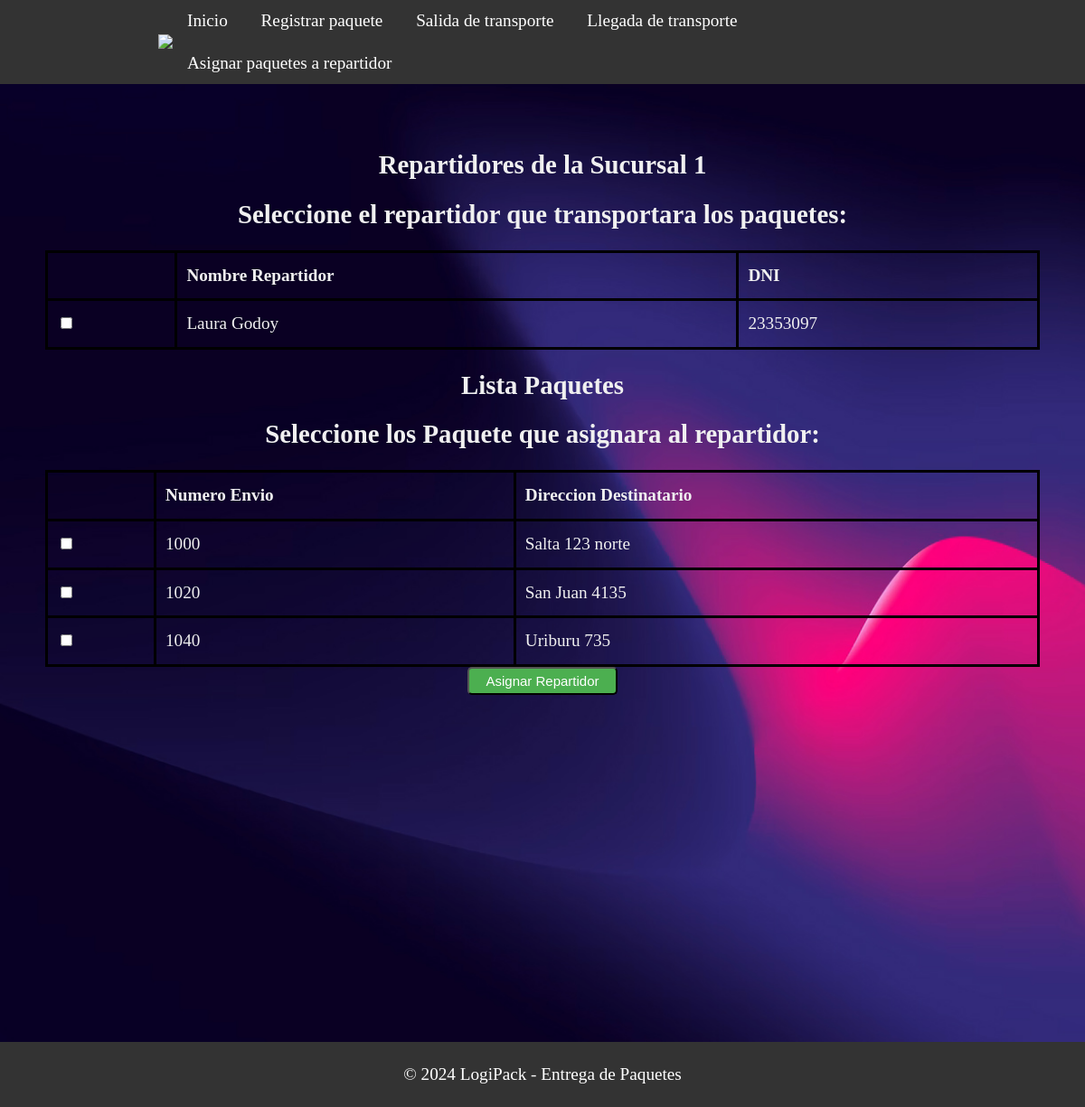
Before: /seleccionar_repartidor/1 with the older database file.
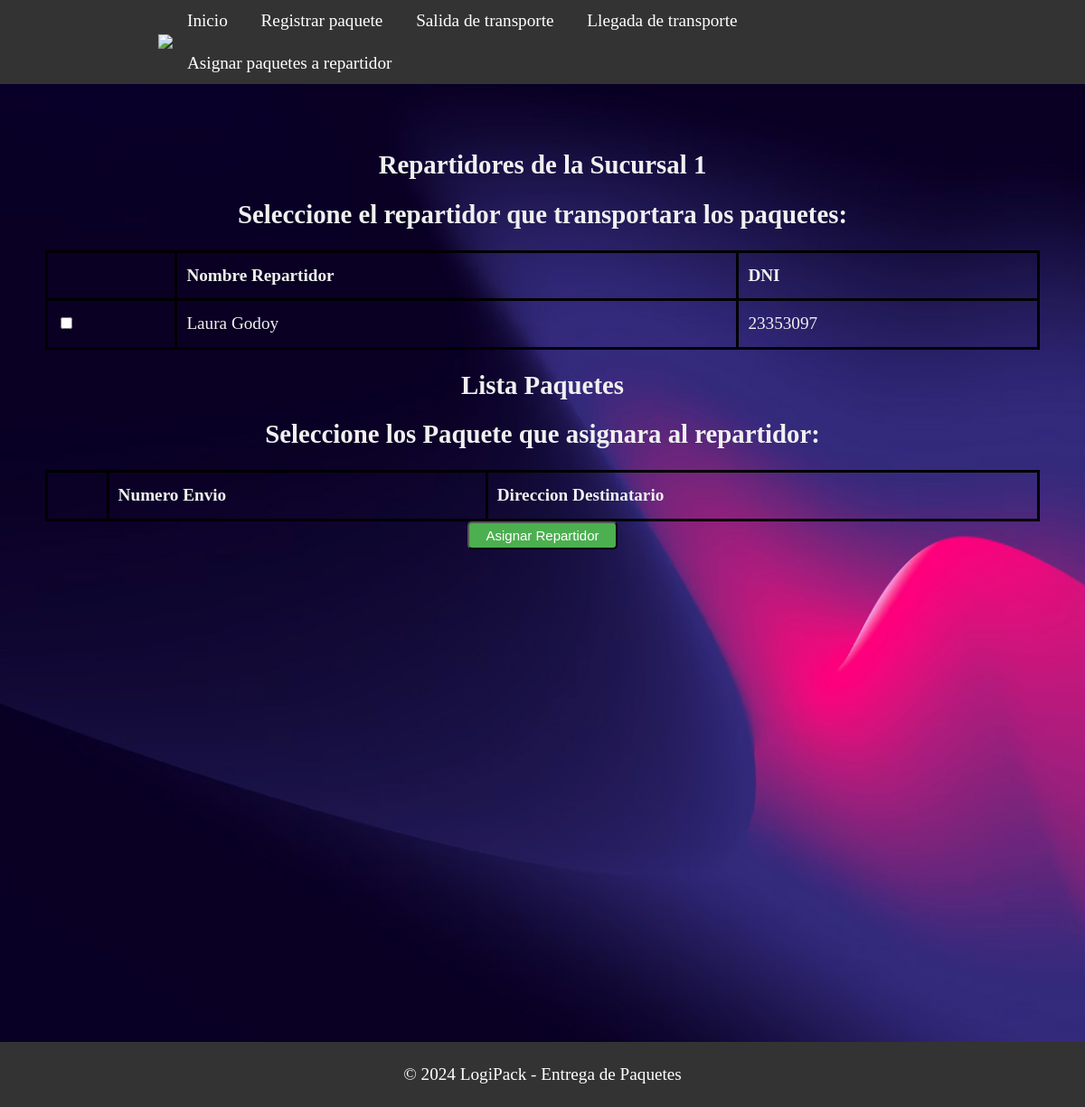
After: the same page with the newer database file.
### models.py (models this page shows)
class Repartidor(db.Model):
    __tablename__= 'repartidor'
    id = db.Column(db.Integer,primary_key=True)
    numero = db.Column(db.Integer)
    nombre = db.Column(db.String(80),nullable=False)
    dni = db.Column(db.String(20),nullable=False)
    idsucursal= db.Column(db.Integer,db.ForeignKey('sucursal.id'))
    paquetes =  db.relationship('Paquete', backref='repartidor', cascade="all,delete-orphan")

class Paquete(db.Model):
    __tablename__ = 'paquete'
    id = db.Column(db.Integer,primary_key=True)
    numeroenvio = db.Column(db.String(20),unique=True,nullable=False)
    peso = db.Column(db.String(80),nullable=False)
    nomdestinatario = db.Column(db.String(80),nullable=False)
    dirdestinatario = db.Column(db.String(80),nullable=False)
    entregado =  db.Column(db.String(80),nullable=False)
    observaciones =  db.Column(db.String(80),nullable=False)
    idsucursal= db.Column(db.Integer,db.ForeignKey('sucursal.id'))
    idtransporte= db.Column(db.Integer,db.ForeignKey('transporte.id'))
    idrepartidor= db.Column(db.Integer,db.ForeignKey('repartidor.id'))

### app.py (the view)
@app.route('/seleccionar_repartidor/<int:sucursal_id>')
def seleccionar_repartidor(sucursal_id):
    repartidores = Repartidor.query.filter_by(idsucursal=sucursal_id).all()
    paquetes = Paquete.query.filter_by(entregado=False,idrepartidor=0).all()
    return render_template('despachanteAsignarRepartidor.html', repartidores=repartidores, paquetes=paquetes, sucursal_id=sucursal_id)

### templates/despachanteAsignarRepartidor.html (shortened to what this page needs)
<!DOCTYPE html>
<html>
<head>
    <link rel="stylesheet" type="text/css" href="{{ url_for('static', filename='css/style_sucursales.css') }}">
</head>
<body>
<header class="header">
    <div class="container logo-container">
        <a href="#" class="logo"><img src="{{ url_for('static', filename='img/logo.jpg') }}"></a>
        <nav class="menu">
            <ul>
                <li><a href="{{ url_for('saludo') }}">Inicio</a></li>
                <li><a href="{{ url_for('despachante_registrar_paquete',sucursal_id=sucursal_id) }}">Registrar paquete</a></li>
                <li><a href="{{ url_for('salidaTransporte',sucursal_id=sucursal_id) }}">Salida de transporte</a></li>
                <li><a href="{{ url_for('seleccionar_transporte', sucursal_id=sucursal_id) }}">Llegada de transporte</a></li>
                <li><a href="{{ url_for('seleccionar_repartidor', sucursal_id=sucursal_id) }}">Asignar paquetes a repartidor</a></li>
            </ul>
        </nav>
    </div>
</header>
<section class="section-principal">
    <div class="containerSucursal">
        <h1>Repartidores de la Sucursal  {{sucursal_id}}</h1>
        <h2>Seleccione el repartidor que transportara los paquetes:</h2>
        <form action="{{ url_for('asignar_repartidor') }}" method="POST">
            <table>
                <thead>
                    <tr>
                        <th></th>
                        <th>Nombre Repartidor</th>
                        <th>DNI</th>
                    </tr>
                </thead>
                <tbody>
                    {% for repartidor in repartidores %}
                        <tr>
                            <td>
                                <input type="checkbox" name="repartidores" value="{{ repartidores.numero }}">
                            </td>
                            <td>{{ repartidor.nombre }}</td>
                            <td>{{ repartidor.dni }}</td>
                        </tr>
                    {% endfor %}
                </tbody>
            </table>
            <h1>Lista Paquetes</h1>
            <h2>Seleccione los Paquete que asignara al repartidor:</h2>
            <table>
                <thead>
                    <tr>
                        <th></th>
                        <th>Numero Envio</th>
                        <th>Direccion Destinatario</th>
                    </tr>
                </thead>
                <tbody>
                    {% for paquete in paquetes %}
                        <tr>
                            <td>
                                <input type="checkbox" name="paquetes" value="{{ paquete.numeroenvio }}">
                            </td>
                            <td>{{ paquete.numeroenvio }}</td>
                            <td>{{ paquete.dirdestinatario }}</td>
                        </tr>
                    {% endfor %}
                </tbody>
            </table>
            <button type="submit" class="sesion">Asignar Repartidor</button>
        </form>
    </div>
</section>
<footer>
    <div class="container">
        <p>&copy; 2024 LogiPack - Entrega de Paquetes</p>
    </div>
</footer>
</body>
</html>

Changed rows visible on the page:
no longer on this page (row edited): Paquete: numeroenvio "1000", dirdestinatario "Salta 123 norte"
no longer on this page (row edited): Paquete: numeroenvio "1020", dirdestinatario "San Juan 4135"
no longer on this page (row edited): Paquete: numeroenvio "1040", dirdestinatario "Uriburu 735"
